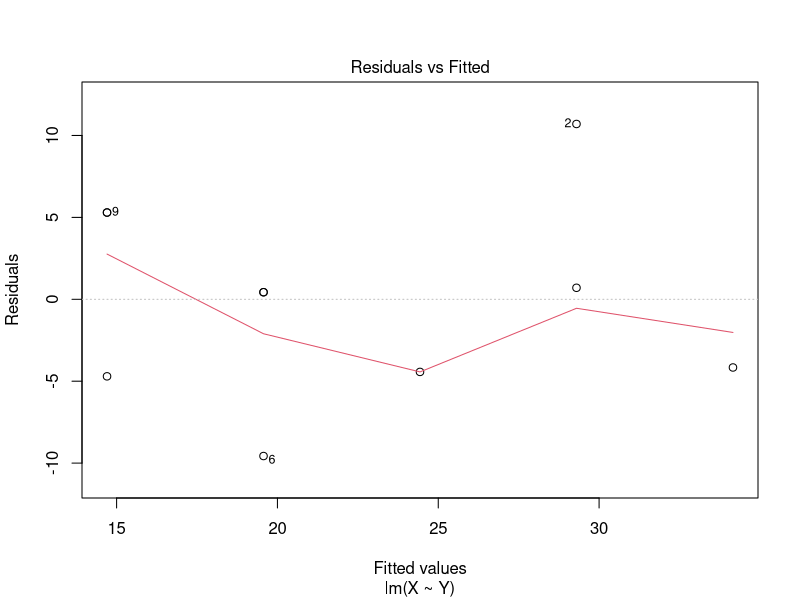
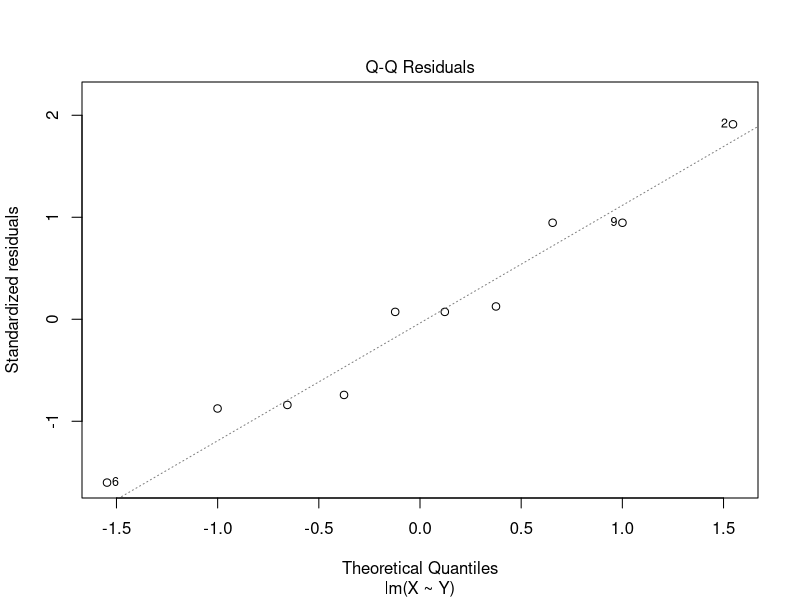
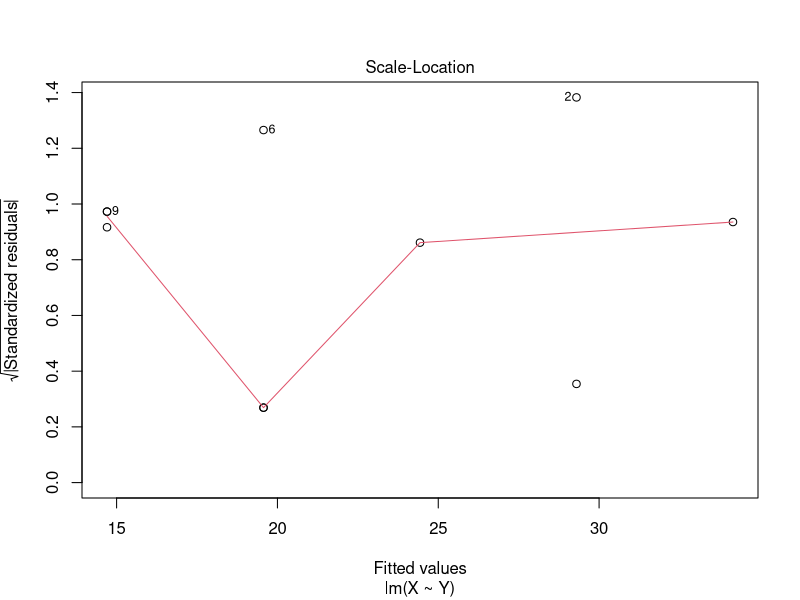
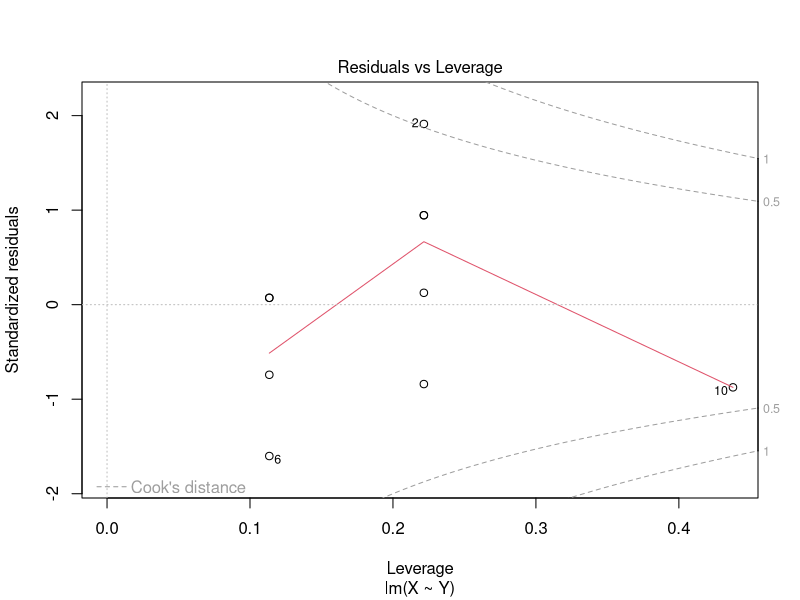
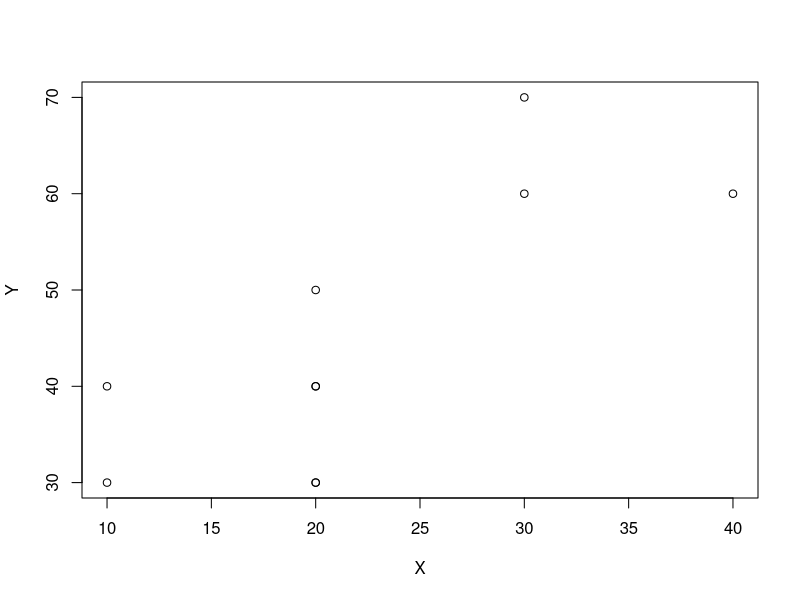
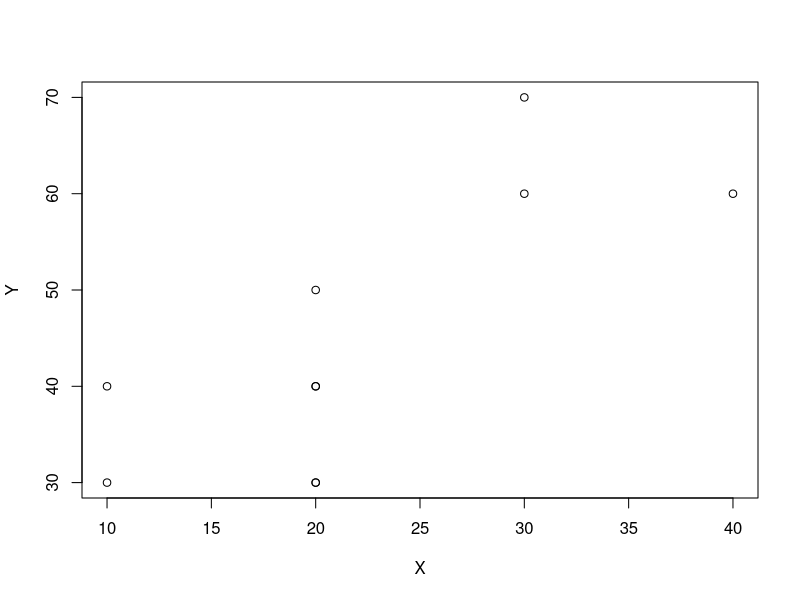
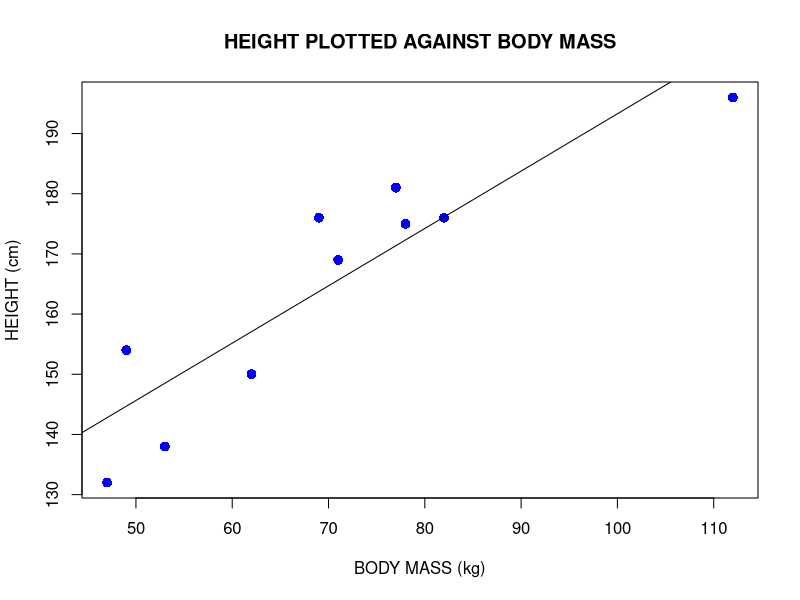

Source code (R) for these figures, in order:
## ---- chunk 1
X <- c(20,40,20,30,10,10,20,20,20,30)
sum(X)
Y <- c(30,60,40,60,30,40,40,50,30,70)
sum(Y)
#b1 <- r*sd(Y)/sd(X)
#b0 <- mean(Y) -b1*mean(X)
## ---- chunk 2
sx <- sd(X)
sy <- sd(Y)
n <- length(X)
r <- sum((X-mean(X))*(Y-mean(Y)))/((n-1)*sx*sy)
r
cor(X,Y)

## ---- chunk 3
plot(lm(X~Y))
summary(lm(X~Y))
## ---- chunk 4
sqrt(0.5761)
sqrt(0.5231)
## ---- chunk 5
qt(0.05/2, lower.tail = FALSE, df=8)
r*sqrt(n-2)/sqrt(1-r^2)
## ---- chunk 6
a <- lm(X~Y)
plot(X,Y)
abline(a)
## ---- chunk 7
lm(X~Y)
## ---- chunk 8
plot(X,Y)
abline(0.1081, 0.4865, col="red")
## ---- chunk 9
height <- c(176, 154, 138, 196, 132, 176, 181, 169, 150, 175)
bodymass <- c(82, 49, 53, 112, 47, 69, 77, 71, 62, 78)
plot(bodymass, height, pch = 16, cex = 1.3, col = "blue", main = "HEIGHT PLOTTED AGAINST BODY MASS", xlab = "BODY MASS (kg)", ylab = "HEIGHT (cm)")
abline(lm(height ~ bodymass))
r2 <- cor(bodymass,height)
b1 <- r2*sd(height)/sd(bodymass)
b0 <- mean(height) -b1*mean(bodymass)
#abline(b0,b1)
